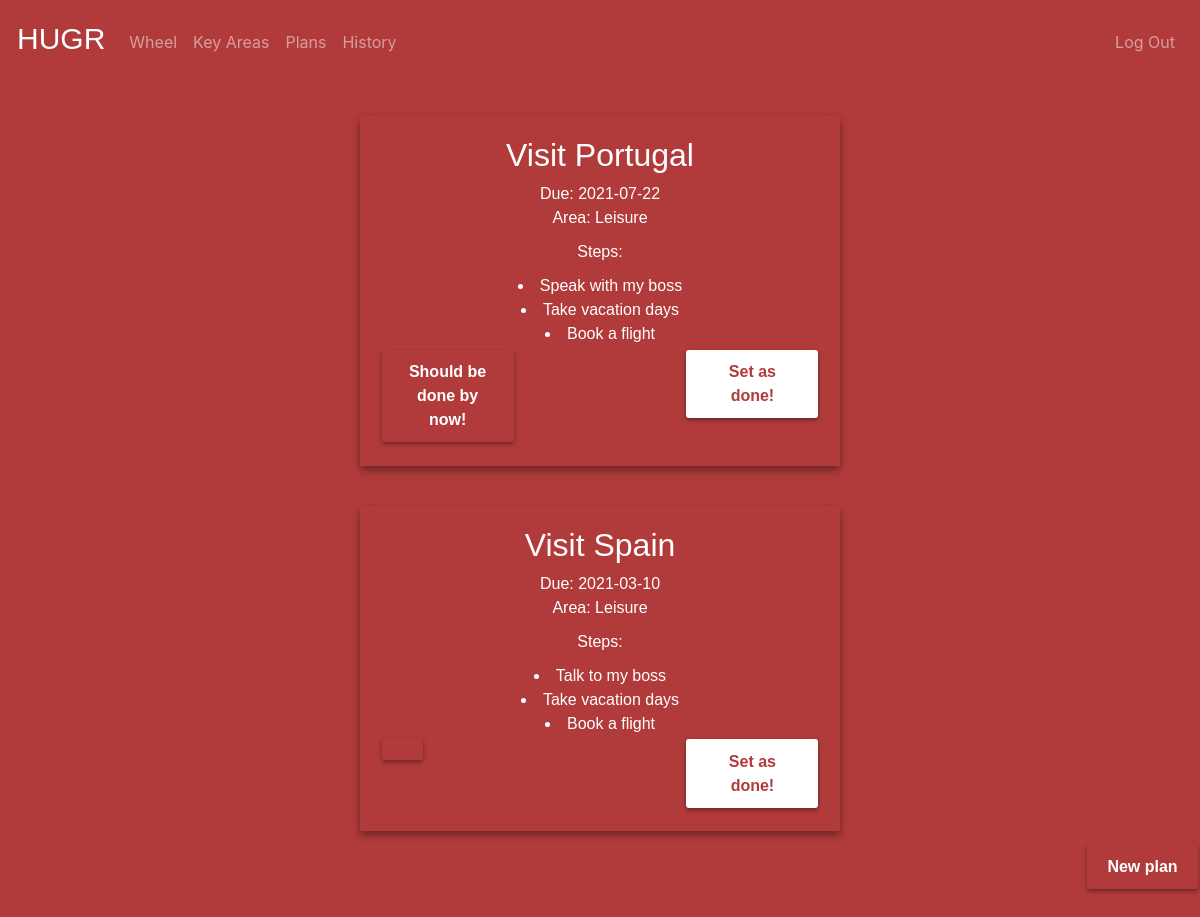
/plan (signed in), run on the app's committed database.
### tables this page shows
CREATE TABLE "plans" ('user_id' integer NOT NULL, 'plan_id' integer PRIMARY KEY AUTOINCREMENT NOT NULL, 'area' text NOT NULL, 'goal' text NOT NULL, 'date' date NOT NULL, 'last_step' text NOT NULL,'last_step1' text NOT NULL,'last_step2' text NOT NULL,'last_step3' text NOT NULL DEFAULT ' ','last_step4' text NOT NULL DEFAULT ' ','last_step5' text NOT NULL DEFAULT ' ','last_step6' text NOT NULL DEFAULT ' ','last_step7' text NOT NULL DEFAULT ' ','last_step8' text NOT NULL DEFAULT ' ','last_step9' text NOT NULL DEFAULT ' ','last_step10' text NOT NULL DEFAULT ' ','completion' integer NOT NULL DEFAULT '0');

### application.py (the view, shortened to what this page needs)
@app.route("/plan", methods=["GET", "POST"])
@login_required
def plan():
    user_id = session["user_id"]
    if request.method == "GET":
        plans = db.execute("SELECT * FROM plans WHERE user_id = :user_id AND completion = 0", user_id=user_id)
        return render_template("plan.html", plans=plans)

### application.py (called while the page is built)
@app.after_request
def after_request(response):
    response.headers["Cache-Control"] = "no-cache, no-store, must-revalidate"
    response.headers["Expires"] = 0
    response.headers["Pragma"] = "no-cache"
    return response

### helpers.py (called while the page is built)
def login_required(f):
    @wraps(f)
    def decorated_function(*args, **kwargs):
        if session.get("user_id") is None:
            return redirect("/login")
        return f(*args, **kwargs)
    return decorated_function

### templates/plan.html (shortened to what this page needs)
{% extends "layout.html" %}
{% block main %}
<div class="image">
    {% for plan in plans %}
        <div class="step_card">
            <div class="card_text">
                <h2>{{ plan["goal"] }}</h2>
                <div>Due: {{ plan["date"] }}</div>
            <div>Area: {{ plan["area"] }}</div>
            <div style="margin: 10px auto">Steps:</div>
              {% if plan["last_step2"] != "" %}
                  <li>{{plan["last_step2"]}}</li>
              {% endif %}
              {% if plan["last_step1"] != "" %}
                  <li>{{plan["last_step1"]}}</li>
              {% endif %}
              {% if plan["last_step"] != "" %}
                  <li>{{plan["last_step"]}}</li>
              {% endif %}
        <button class="custom_button" style="max-width: 30%; font-size: 16px; font-family: Impact, Charcoal, sans-serif; text-align: center; float: left;  background-color: #b13b3b; color:white; " id="{{ plan["plan_id"] }}" ></button>
              <form action="/plan" method="post">
                  <button class="custom_button" style="max-width: 30%; font-size: 16px; font-family: Impact, Charcoal, sans-serif; text-align: center; float: right; background-color: white; color:#b13b3b;" type="submit">
                      <div class="hoverbutton">Set as done!</div>
                  </button>
              </form>
            </div>
        </div>
    {% endfor %}
    <form action="/new_plan">
                  <button class="custom_button" style="max-width: 30%; font-size: 16px; font-family: Impact, Charcoal, sans-serif; text-align: center; float: right; background-color: #b13b3b; color:white;" type="submit">
                      <div class="hoverbutton">New plan</div>
                  </button>
              </form>
</div>
{% endblock %}

### static/styles.css (style rules this page uses)
body { margin:0; overflow-x: hidden; }
.image { position:absolute; width:100%; height:100%; background:#b13b3b; background-size:cover; background-position: center; background-repeat: no-repeat; }
.custom_button { margin: .2em .1em; font-family: "Open Sans", sans-serif; font-weight: 700; font-size: 1em; -webkit-font-smoothing: antialiased; -moz-osx-font-smoothing: grayscale; box-shadow: 0 2px 4px 0 rgba(0,0,0,0.4); border: .15em; border-radius: 3px; padding: 0.65em 1.3em; background-color: #b13b3b; color: white; }
.step_card { margin: 40px auto 10px; max-width: 30rem; box-shadow: 0 4px 8px 0 rgba(0,0,0,0.4); transition: 0.3s; padding: 20px; display: flex; flex-direction: column; background-color: #b13b3b; color: white; font-size: 16px; font-family: Impact, Charcoal, sans-serif; text-align: center; }
.card_text { font-size: 16px; font-family: Impact, Charcoal, sans-serif; text-align: center; }

### data on the page
plans: goal "Visit Portugal", date "2021-07-22", area "Leisure", last_step2 "Speak with my boss", last_step1 "Take vacation days", last_step "Book a flight"
plans: goal "Visit Spain", date "2021-03-10", area "Leisure", last_step2 "Talk to my boss", last_step1 "Take vacation days", last_step "Book a flight"
